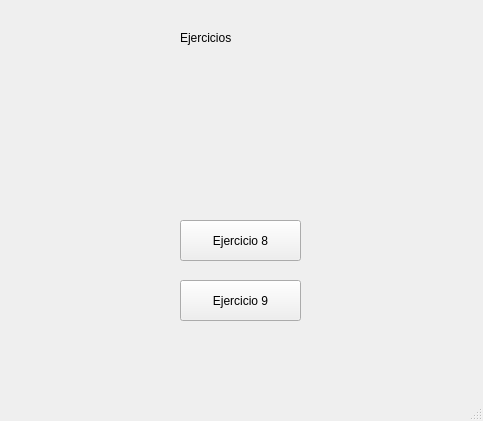
<?xml version="1.0" encoding="UTF-8"?>
<ui version="4.0">
 <class>MainWindow</class>
 <widget class="QMainWindow" name="MainWindow">
  <property name="geometry">
   <rect>
    <x>0</x>
    <y>0</y>
    <width>483</width>
    <height>421</height>
   </rect>
  </property>
  <property name="windowTitle">
   <string>MainWindow</string>
  </property>
  <widget class="QWidget" name="centralwidget">
   <widget class="QLabel" name="label">
    <property name="geometry">
     <rect>
      <x>180</x>
      <y>30</y>
      <width>71</width>
      <height>16</height>
     </rect>
    </property>
    <property name="text">
     <string>Ejercicios</string>
    </property>
   </widget>
   <widget class="QPushButton" name="btn_ejercicio8">
    <property name="geometry">
     <rect>
      <x>180</x>
      <y>220</y>
      <width>121</width>
      <height>41</height>
     </rect>
    </property>
    <property name="text">
     <string>Ejercicio 8</string>
    </property>
   </widget>
   <widget class="QPushButton" name="btn_ejercicio9">
    <property name="geometry">
     <rect>
      <x>180</x>
      <y>280</y>
      <width>121</width>
      <height>41</height>
     </rect>
    </property>
    <property name="text">
     <string>Ejercicio 9</string>
    </property>
   </widget>
  </widget>
  <widget class="QMenuBar" name="menubar">
   <property name="geometry">
    <rect>
     <x>0</x>
     <y>0</y>
     <width>483</width>
     <height>21</height>
    </rect>
   </property>
  </widget>
  <widget class="QStatusBar" name="statusbar"/>
 </widget>
 <resources/>
 <connections/>
</ui>
